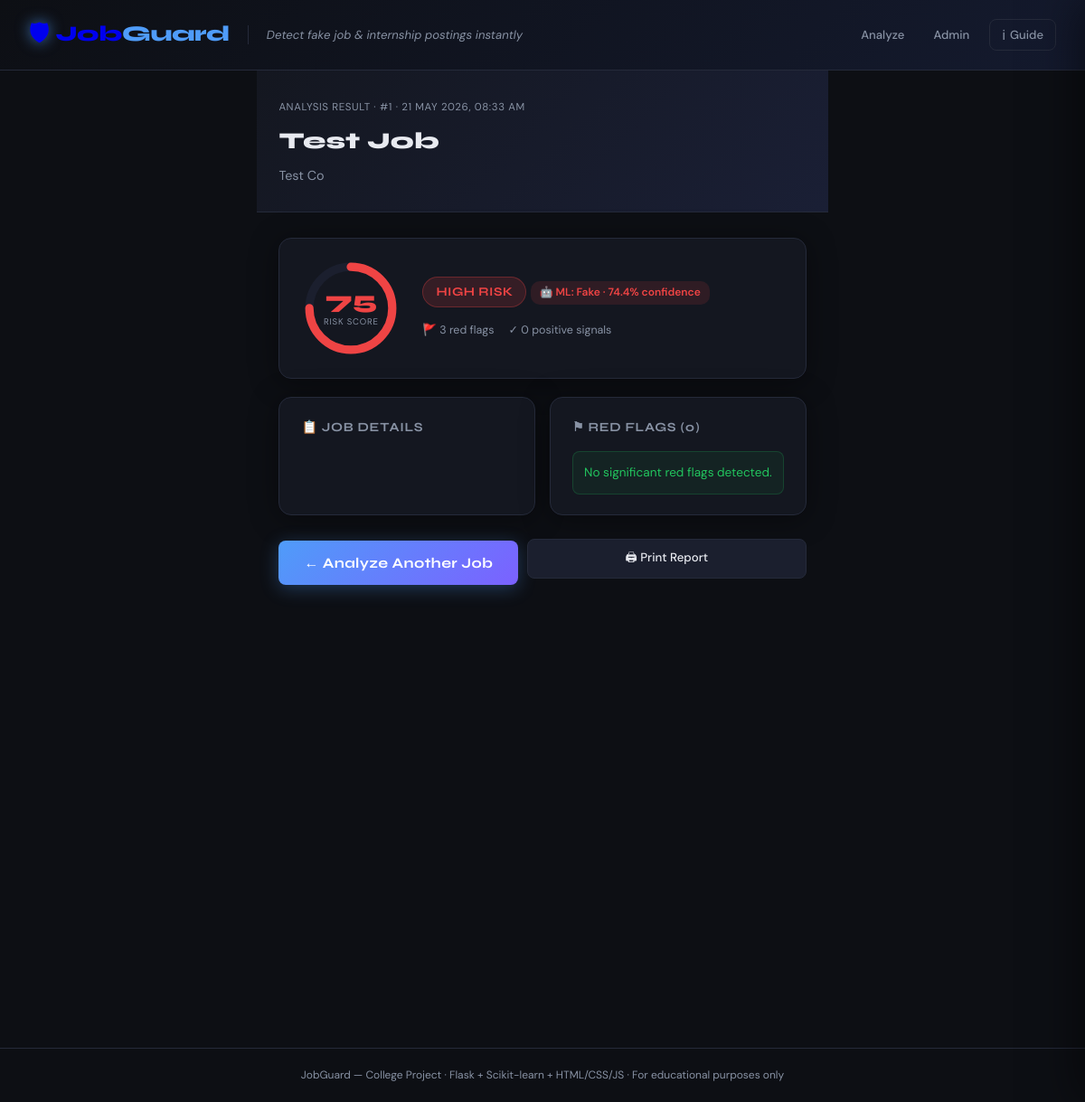
The page /result/1 on the database its author committed.
### tables this page shows
CREATE TABLE scans (
                id           INTEGER PRIMARY KEY AUTOINCREMENT,
                title        TEXT,
                company      TEXT,
                email        TEXT,
                salary       TEXT,
                url          TEXT,
                description  TEXT,
                risk_score   INTEGER,
                verdict      TEXT,
                verdict_text TEXT,
                ml_label     TEXT,
                ml_confidence REAL,
                flag_count   INTEGER,
                signal_count INTEGER,
                flags        TEXT,
                signals      TEXT,
                breakdown    TEXT,
                created_at   TEXT
            );

### app.py (the view)
@app.route('/result/<int:scan_id>')
def result(scan_id):
    with get_db() as conn:
        row = conn.execute('SELECT * FROM scans WHERE id = ?', (scan_id,)).fetchone()
    if row is None:
        abort(404)
    scan = dict(row)
    scan['flags']     = json.loads(scan['flags']     or '[]')
    scan['signals']   = json.loads(scan['signals']   or '[]')
    scan['breakdown'] = json.loads(scan['breakdown'] or '[]')
    return render_template('result.html', scan=scan)

### app.py (called while the page is built)
def get_db():
    conn = sqlite3.connect(DB_PATH)
    conn.row_factory = sqlite3.Row
    return conn

### templates/result.html (shortened to what this page needs)
{% extends "base.html" %}
{% block content %}
<div class="result-page">
  <div class="result-hero">
    <div class="result-hero-inner">
      <p class="result-label">Analysis Result · #{{ scan.id }} · {{ scan.created_at }}</p>
      <h1 class="result-job-title">{{ scan.title or 'Untitled Job' }}</h1>
      <p class="result-company">{{ scan.company or 'Unknown Company' }}</p>
    </div>
  </div>
  <div class="result-body">
    <div class="result-score-card rcard">
      <div class="score-ring-wrapper">
        {% set score = scan.risk_score %}
        {% set circ = 314 %}
        {% set offset = circ - (score / 100 * circ) %}
        {% if score <= 25 %}
          {% set ring_color = '#22c55e' %}
        {% elif score <= 55 %}
          {% set ring_color = '#f59e0b' %}
        {% else %}
          {% set ring_color = '#ef4444' %}
        {% endif %}
        <svg class="score-ring" viewBox="0 0 120 120">
          <circle class="ring-bg" cx="60" cy="60" r="50"/>
          <circle class="ring-fill" cx="60" cy="60" r="50"
            stroke-dasharray="{{ circ }}"
            stroke-dashoffset="{{ offset }}"
            transform="rotate(-90 60 60)"
            style="stroke:{{ ring_color }}"/>
        </svg>
        <div class="score-center">
          <span class="score-number" style="color:{{ ring_color }}">{{ score }}</span>
          <span class="score-label">Risk Score</span>
        </div>
      </div>
      <div class="score-meta">
        <div class="verdict-badge {{ scan.verdict }}">{{ scan.verdict_text }}</div>
        {% if scan.ml_label %}
        <p class="ml-pill ml-{{ 'danger' if scan.ml_label == 'Fake' else 'safe' }}">
          🤖 ML: {{ scan.ml_label }} · {{ scan.ml_confidence }}% confidence
        </p>
        {% endif %}
        <div class="result-meta-row">
          <span>🚩 {{ scan.flag_count }} red flags</span>
          <span>✓ {{ scan.signal_count }} positive signals</span>
        </div>
      </div>
    </div>
    <div class="result-grid">
      <div class="rcard">
        <h3 class="rcard-title">📋 Job Details</h3>
      </div>
      <div class="rcard">
        <h3 class="rcard-title">⚑ Red Flags ({{ scan.flags | length }})</h3>
        {% if scan.flags %}
          <ul class="flags-list">
            {% for flag in scan.flags %}
            <li class="flag-item">
              <span class="flag-icon">⚑</span>
              <span class="flag-text">{{ flag.text }}</span>
              <span class="flag-tag tag-{{ flag.severity }}">{{ flag.severity }}</span>
            </li>
            {% endfor %}
          </ul>
        {% else %}
          <p class="no-flags">No significant red flags detected.</p>
        {% endif %}
      </div>
    </div>
    <div class="result-actions">
      <a href="{{ url_for('index') }}" class="btn-analyze" style="display:inline-flex;text-decoration:none;width:auto;padding:12px 28px">
        ← Analyze Another Job
      </a>
      <button onclick="window.print()" class="btn-report">🖨 Print Report</button>
    </div>
  </div>
</div>
{% endblock %}

### static/css/style.css (style rules this page uses)
:root { --bg: #0d0f14; --surface: #141720; --surface2: #1b1f2e; --border: #252a3a; --text: #e8eaf0; --muted: #8892a4; --accent: #4f9cf9; --accent2: #7b61ff; --safe: #22c55e; --warn: #f59e0b; --danger: #ef4444; --radius: 14px; --radius-sm: 8px; --shadow: 0 4px 32px rgba(0,0,0,0.4); --transition: 0.3s cubic-bezier(0.4, 0, 0.2, 1); }
*, *::before, *::after { box-sizing: border-box; margin: 0; padding: 0; }
html { scroll-behavior: smooth; }
body { font-family: 'DM Sans', sans-serif; background: var(--bg); color: var(--text); min-height: 100vh; display: flex; flex-direction: column; line-height: 1.6; }
.btn-analyze { width: 100%; padding: 14px; background: linear-gradient(135deg, var(--accent) 0%, var(--accent2) 100%); border: none; border-radius: var(--radius-sm); color: #fff; font-family: 'Syne', sans-serif; font-size: 1rem; font-weight: 700; cursor: pointer; transition: transform var(--transition), box-shadow var(--transition), opacity var(--transition); display: flex; align-items: center; justify-content: center; gap: 8px; letter-spacing: 0.3px; margin-top: 8px; box-shadow: 0 4px 20px rgba(79, 156, 249, 0.3); }
.score-ring-wrapper { position: relative; width: 110px; height: 110px; flex-shrink: 0; }
.score-ring { width: 110px; height: 110px; }
.score-center { position: absolute; inset: 0; display: flex; flex-direction: column; align-items: center; justify-content: center; }
.score-number { font-family: 'Syne', sans-serif; font-size: 1.7rem; font-weight: 800; line-height: 1; color: var(--text); }
.score-label { font-size: 0.6rem; text-transform: uppercase; letter-spacing: 0.8px; color: var(--muted); margin-top: 2px; }
.score-meta { flex: 1; }
.verdict-badge { display: inline-block; padding: 5px 14px; border-radius: 20px; font-family: 'Syne', sans-serif; font-size: 0.85rem; font-weight: 700; margin-bottom: 8px; text-transform: uppercase; letter-spacing: 0.5px; }
.verdict-badge.danger { background: rgba(239, 68, 68, 0.15); color: var(--danger); border: 1px solid rgba(239, 68, 68, 0.3); }
.no-flags { font-size: 0.85rem; color: var(--safe); text-align: center; padding: 12px; background: rgba(34, 197, 94, 0.07); border-radius: var(--radius-sm); border: 1px solid rgba(34, 197, 94, 0.2); }
.btn-report, .btn-share { flex: 1; padding: 10px; border-radius: var(--radius-sm); font-family: 'DM Sans', sans-serif; font-size: 0.83rem; font-weight: 500; cursor: pointer; transition: all var(--transition); border: 1px solid var(--border); }
.btn-report { background: var(--surface2); color: var(--text); }
.ml-pill { display: inline-block; font-size: 0.75rem; font-weight: 600; padding: 3px 10px; border-radius: 10px; }
.ml-danger { background: rgba(239,68,68,0.12); color: var(--danger); }
.result-page { max-width: 1100px; margin: 0 auto; padding: 0 24px 40px; }
.result-hero { background: linear-gradient(135deg, #141720 0%, #1a1f35 100%); border-bottom: 1px solid var(--border); padding: 32px 0 28px; margin: 0 -24px 28px; }
.result-hero-inner { max-width: 1100px; margin: 0 auto; padding: 0 24px; }
.result-label { font-size: 0.72rem; color: var(--muted); text-transform: uppercase; letter-spacing: 0.6px; margin-bottom: 8px; }
.result-job-title { font-family: 'Syne', sans-serif; font-size: 1.6rem; font-weight: 800; color: var(--text); margin-bottom: 6px; }
.result-company { font-size: 0.9rem; color: var(--muted); }
.result-score-card { display: flex; align-items: center; gap: 24px; margin-bottom: 20px; }
.rcard { background: var(--surface); border: 1px solid var(--border); border-radius: var(--radius); padding: 22px 24px; box-shadow: var(--shadow); }
.rcard-title { font-family: 'Syne', sans-serif; font-size: 0.88rem; font-weight: 700; text-transform: uppercase; letter-spacing: 0.7px; color: var(--muted); margin-bottom: 14px; }
.result-grid { display: grid; grid-template-columns: 1fr 1fr; gap: 16px; margin-bottom: 20px; }
.result-meta-row { display: flex; gap: 16px; margin-top: 8px; font-size: 0.78rem; color: var(--muted); }
.result-actions { display: flex; gap: 10px; flex-wrap: wrap; align-items: center; }

### rows shown on the page
scans: id "1", created_at "21 MAY 2026, 08:33 AM", title "Test Job", company "Test Co", verdict_text "HIGH RISK", ml_label "Fake", ml_confidence "74.4", flag_count "3", signal_count "0"

### other values the page prints
{{ score }} "75"
{{ scan.flags | length }} "0"
